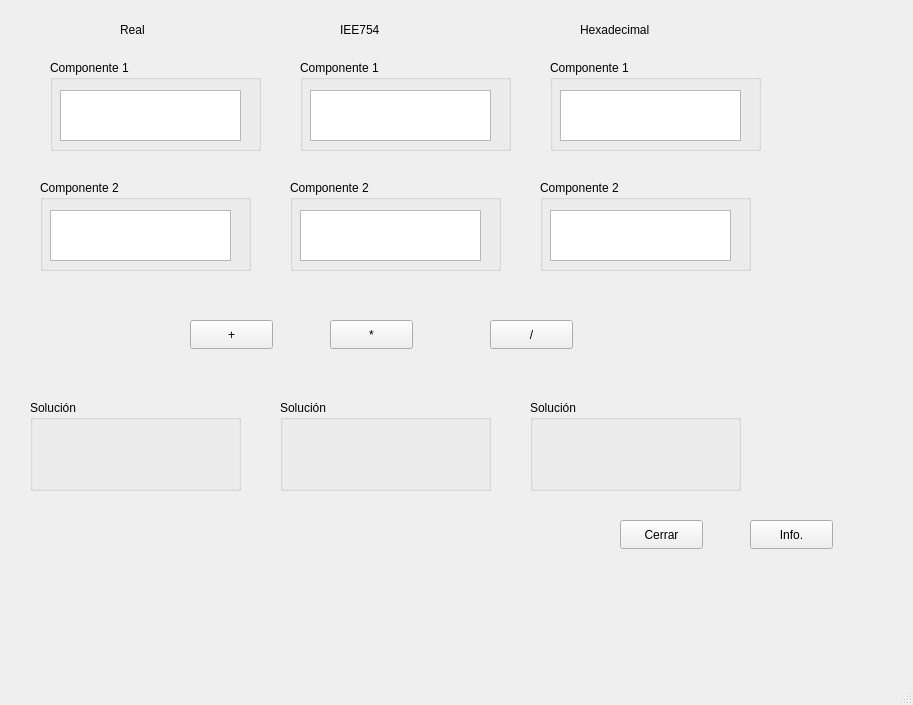
<?xml version="1.0" encoding="UTF-8"?>
<ui version="4.0">
 <class>ALUWindow</class>
 <widget class="QMainWindow" name="ALUWindow">
  <property name="geometry">
   <rect>
    <x>0</x>
    <y>0</y>
    <width>913</width>
    <height>705</height>
   </rect>
  </property>
  <property name="windowTitle">
   <string>ALUWindow</string>
  </property>
  <widget class="QWidget" name="centralwidget">
   <widget class="QPushButton" name="Sumar">
    <property name="geometry">
     <rect>
      <x>190</x>
      <y>320</y>
      <width>83</width>
      <height>29</height>
     </rect>
    </property>
    <property name="text">
     <string>+</string>
    </property>
   </widget>
   <widget class="QPushButton" name="Multiplicar">
    <property name="geometry">
     <rect>
      <x>330</x>
      <y>320</y>
      <width>83</width>
      <height>29</height>
     </rect>
    </property>
    <property name="text">
     <string>*</string>
    </property>
   </widget>
   <widget class="QPushButton" name="Dividir">
    <property name="geometry">
     <rect>
      <x>490</x>
      <y>320</y>
      <width>83</width>
      <height>29</height>
     </rect>
    </property>
    <property name="text">
     <string>/</string>
    </property>
   </widget>
   <widget class="QGroupBox" name="Componente1Real">
    <property name="geometry">
     <rect>
      <x>50</x>
      <y>60</y>
      <width>211</width>
      <height>91</height>
     </rect>
    </property>
    <property name="title">
     <string>Componente 1</string>
    </property>
    <widget class="QTextEdit" name="NumeroReal_1">
     <property name="geometry">
      <rect>
       <x>10</x>
       <y>30</y>
       <width>181</width>
       <height>51</height>
      </rect>
     </property>
    </widget>
   </widget>
   <widget class="QLabel" name="label">
    <property name="geometry">
     <rect>
      <x>120</x>
      <y>20</y>
      <width>63</width>
      <height>20</height>
     </rect>
    </property>
    <property name="text">
     <string>Real</string>
    </property>
   </widget>
   <widget class="QLabel" name="label_2">
    <property name="geometry">
     <rect>
      <x>340</x>
      <y>20</y>
      <width>63</width>
      <height>20</height>
     </rect>
    </property>
    <property name="text">
     <string>IEE754</string>
    </property>
   </widget>
   <widget class="QLabel" name="label_3">
    <property name="geometry">
     <rect>
      <x>580</x>
      <y>20</y>
      <width>101</width>
      <height>20</height>
     </rect>
    </property>
    <property name="text">
     <string>Hexadecimal</string>
    </property>
   </widget>
   <widget class="QGroupBox" name="Componente1IEEE">
    <property name="geometry">
     <rect>
      <x>300</x>
      <y>60</y>
      <width>211</width>
      <height>91</height>
     </rect>
    </property>
    <property name="title">
     <string>Componente 1</string>
    </property>
    <widget class="QTextEdit" name="NumeroIEEE_1">
     <property name="geometry">
      <rect>
       <x>10</x>
       <y>30</y>
       <width>181</width>
       <height>51</height>
      </rect>
     </property>
    </widget>
   </widget>
   <widget class="QGroupBox" name="Componente1Hex">
    <property name="geometry">
     <rect>
      <x>550</x>
      <y>60</y>
      <width>211</width>
      <height>91</height>
     </rect>
    </property>
    <property name="title">
     <string>Componente 1</string>
    </property>
    <widget class="QTextEdit" name="NumeroHex_1">
     <property name="geometry">
      <rect>
       <x>10</x>
       <y>30</y>
       <width>181</width>
       <height>51</height>
      </rect>
     </property>
    </widget>
   </widget>
   <widget class="QGroupBox" name="Componente1Real_2">
    <property name="geometry">
     <rect>
      <x>40</x>
      <y>180</y>
      <width>211</width>
      <height>91</height>
     </rect>
    </property>
    <property name="title">
     <string>Componente 2</string>
    </property>
    <widget class="QTextEdit" name="NumeroReal_2">
     <property name="geometry">
      <rect>
       <x>10</x>
       <y>30</y>
       <width>181</width>
       <height>51</height>
      </rect>
     </property>
    </widget>
   </widget>
   <widget class="QGroupBox" name="Componente1IEEE_2">
    <property name="geometry">
     <rect>
      <x>290</x>
      <y>180</y>
      <width>211</width>
      <height>91</height>
     </rect>
    </property>
    <property name="title">
     <string>Componente 2</string>
    </property>
    <widget class="QTextEdit" name="NumeroIEEE_2">
     <property name="geometry">
      <rect>
       <x>10</x>
       <y>30</y>
       <width>181</width>
       <height>51</height>
      </rect>
     </property>
    </widget>
   </widget>
   <widget class="QGroupBox" name="Componente1Hex_2">
    <property name="geometry">
     <rect>
      <x>540</x>
      <y>180</y>
      <width>211</width>
      <height>91</height>
     </rect>
    </property>
    <property name="title">
     <string>Componente 2</string>
    </property>
    <widget class="QTextEdit" name="NumeroHex_2">
     <property name="geometry">
      <rect>
       <x>10</x>
       <y>30</y>
       <width>181</width>
       <height>51</height>
      </rect>
     </property>
    </widget>
   </widget>
   <widget class="QGroupBox" name="SolucionReal">
    <property name="geometry">
     <rect>
      <x>30</x>
      <y>400</y>
      <width>211</width>
      <height>91</height>
     </rect>
    </property>
    <property name="title">
     <string>Solución</string>
    </property>
    <widget class="QLabel" name="SolReal">
     <property name="geometry">
      <rect>
       <x>60</x>
       <y>40</y>
       <width>81</width>
       <height>31</height>
      </rect>
     </property>
     <property name="text">
      <string/>
     </property>
    </widget>
   </widget>
   <widget class="QGroupBox" name="SolucionIEEE">
    <property name="geometry">
     <rect>
      <x>280</x>
      <y>400</y>
      <width>211</width>
      <height>91</height>
     </rect>
    </property>
    <property name="title">
     <string>Solución</string>
    </property>
    <widget class="QLabel" name="SolIEEE">
     <property name="geometry">
      <rect>
       <x>60</x>
       <y>40</y>
       <width>81</width>
       <height>31</height>
      </rect>
     </property>
     <property name="text">
      <string/>
     </property>
    </widget>
   </widget>
   <widget class="QGroupBox" name="SolucionHex">
    <property name="geometry">
     <rect>
      <x>530</x>
      <y>400</y>
      <width>211</width>
      <height>91</height>
     </rect>
    </property>
    <property name="title">
     <string>Solución</string>
    </property>
    <widget class="QLabel" name="SolHex">
     <property name="geometry">
      <rect>
       <x>60</x>
       <y>40</y>
       <width>81</width>
       <height>31</height>
      </rect>
     </property>
     <property name="text">
      <string/>
     </property>
    </widget>
   </widget>
   <widget class="QPushButton" name="pushButton">
    <property name="geometry">
     <rect>
      <x>750</x>
      <y>520</y>
      <width>83</width>
      <height>29</height>
     </rect>
    </property>
    <property name="text">
     <string>Info.</string>
    </property>
   </widget>
   <widget class="QPushButton" name="cerrar">
    <property name="geometry">
     <rect>
      <x>620</x>
      <y>520</y>
      <width>83</width>
      <height>29</height>
     </rect>
    </property>
    <property name="text">
     <string>Cerrar</string>
    </property>
   </widget>
  </widget>
  <widget class="QMenuBar" name="menubar">
   <property name="geometry">
    <rect>
     <x>0</x>
     <y>0</y>
     <width>913</width>
     <height>25</height>
    </rect>
   </property>
  </widget>
  <widget class="QStatusBar" name="statusbar"/>
 </widget>
 <resources/>
 <connections/>
</ui>
